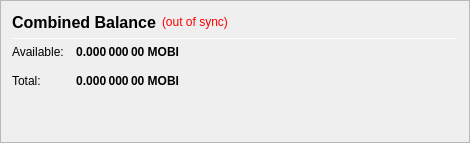
                   <widget class="QFrame" name="frame_CombinedBalances">
                    <property name="minimumSize">
                     <size>
                      <width>470</width>
                      <height>0</height>
                     </size>
                    </property>
                    <property name="frameShape">
                     <enum>QFrame::StyledPanel</enum>
                    </property>
                    <property name="frameShadow">
                     <enum>QFrame::Raised</enum>
                    </property>
                    <layout class="QVBoxLayout" name="verticalLayout_5">
                     <item>
                      <layout class="QHBoxLayout" name="horizontalLayout_5" stretch="0,0,0">
                       <item>
                        <widget class="QLabel" name="label_5z">
                         <property name="minimumSize">
                          <size>
                           <width>0</width>
                           <height>20</height>
                          </size>
                         </property>
                         <property name="font">
                          <font>
                           <pointsize>12</pointsize>
                           <weight>75</weight>
                           <bold>true</bold>
                          </font>
                         </property>
                         <property name="toolTip">
                          <string>Combined Balance (including unconfirmed and immature coins)</string>
                         </property>
                         <property name="text">
                          <string>Combined Balance</string>
                         </property>
                        </widget>
                       </item>
                       <item>
                        <widget class="QLabel" name="labelWalletStatus">
                         <property name="cursor">
                          <cursorShape>WhatsThisCursor</cursorShape>
                         </property>
                         <property name="toolTip">
                          <string>The displayed information may be out of date. Your wallet automatically synchronizes with the Mobinode network after a connection is established, but this process has not completed yet.</string>
                         </property>
                         <property name="styleSheet">
                          <string notr="true">QLabel { color: red; }</string>
                         </property>
                         <property name="text">
                          <string notr="true">(out of sync)</string>
                         </property>
                         <property name="alignment">
                          <set>Qt::AlignLeading|Qt::AlignLeft|Qt::AlignVCenter</set>
                         </property>
                        </widget>
                       </item>
                       <item>
                        <spacer name="horizontalSpacer_1">
                         <property name="orientation">
                          <enum>Qt::Horizontal</enum>
                         </property>
                         <property name="sizeHint" stdset="0">
                          <size>
                           <width>40</width>
                           <height>20</height>
                          </size>
                         </property>
                        </spacer>
                       </item>
                      </layout>
                     </item>
                     <item>
                      <widget class="Line" name="line_CombinedBalance">
                       <property name="minimumSize">
                        <size>
                         <width>0</width>
                         <height>1</height>
                        </size>
                       </property>
                       <property name="maximumSize">
                        <size>
                         <width>16777215</width>
                         <height>1</height>
                        </size>
                       </property>
                       <property name="orientation">
                        <enum>Qt::Horizontal</enum>
                       </property>
                      </widget>
                     </item>
                     <item>
                      <layout class="QGridLayout" name="gridLayout_3">
                       <property name="spacing">
                        <number>12</number>
                       </property>
                       <item row="1" column="0">
                        <widget class="QLabel" name="labelBalanceTextz">
                         <property name="text">
                          <string>Available:</string>
                         </property>
                        </widget>
                       </item>
                       <item row="1" column="1">
                        <widget class="QLabel" name="labelBalancez">
                         <property name="font">
                          <font>
                           <weight>75</weight>
                           <bold>true</bold>
                          </font>
                         </property>
                         <property name="cursor">
                          <cursorShape>IBeamCursor</cursorShape>
                         </property>
                         <property name="toolTip">
                          <string>Your current spendable balance</string>
                         </property>
                         <property name="text">
                          <string notr="true">0.000 000 00 MOBI</string>
                         </property>
                         <property name="alignment">
                          <set>Qt::AlignRight|Qt::AlignTrailing|Qt::AlignVCenter</set>
                         </property>
                         <property name="textInteractionFlags">
                          <set>Qt::LinksAccessibleByMouse|Qt::TextSelectableByKeyboard|Qt::TextSelectableByMouse</set>
                         </property>
                        </widget>
                       </item>
                       <item row="2" column="0">
                        <widget class="QLabel" name="labelTotalTextz">
                         <property name="text">
                          <string>Total:</string>
                         </property>
                        </widget>
                       </item>
                       <item row="2" column="1">
                        <widget class="QLabel" name="labelTotalz">
                         <property name="font">
                          <font>
                           <weight>75</weight>
                           <bold>true</bold>
                          </font>
                         </property>
                         <property name="cursor">
                          <cursorShape>IBeamCursor</cursorShape>
                         </property>
                         <property name="toolTip">
                          <string>Total Balance, including all unavailable coins.</string>
                         </property>
                         <property name="text">
                          <string notr="true">0.000 000 00 MOBI</string>
                         </property>
                         <property name="alignment">
                          <set>Qt::AlignRight|Qt::AlignTrailing|Qt::AlignVCenter</set>
                         </property>
                         <property name="textInteractionFlags">
                          <set>Qt::LinksAccessibleByMouse|Qt::TextSelectableByKeyboard|Qt::TextSelectableByMouse</set>
                         </property>
                        </widget>
                       </item>
                       <item row="2" column="3">
                        <spacer name="horizontalSpacer_2">
                         <property name="orientation">
                          <enum>Qt::Horizontal</enum>
                         </property>
                         <property name="sizeHint" stdset="0">
                          <size>
                           <width>40</width>
                           <height>20</height>
                          </size>
                         </property>
                        </spacer>
                       </item>
                      </layout>
                     </item>
                     <item>
                      <spacer name="verticalSpacer_1">
                       <property name="orientation">
                        <enum>Qt::Vertical</enum>
                       </property>
                       <property name="sizeHint" stdset="0">
                        <size>
                         <width>20</width>
                         <height>40</height>
                        </size>
                       </property>
                      </spacer>
                     </item>
                    </layout>
                   </widget>
